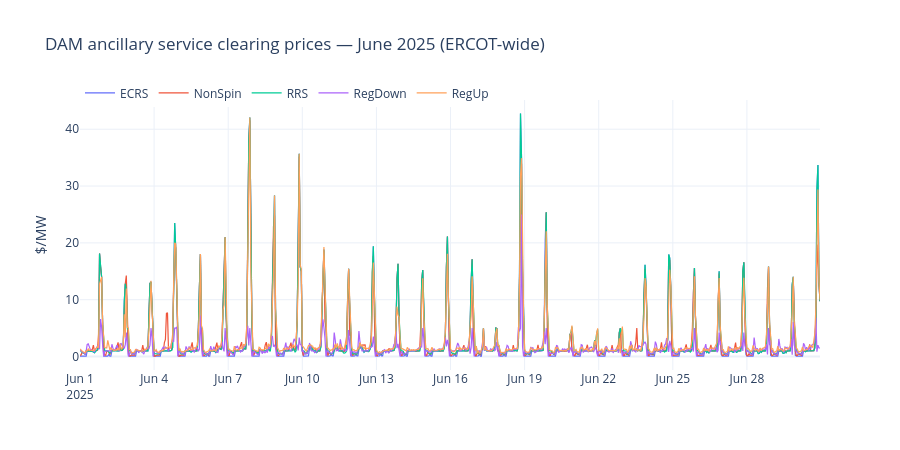

Notebook source saved alongside this figure:
### Markdown cell above
## 3. Ancillary service clearing prices (DAM)

RegUp/RegDown/RRS/ECRS/NonSpin — capacity clearing prices from the Day-Ahead Market. This month is pre-RTC+B, so these are the *only* AS revenue stream available to a real-time resource; there's no real-time AS co-optimization yet (see [ADR 0003](../docs/adr/0003-rtcb-regime-as-first-class-dimension.md)).

### Code cell
as_prices = con.execute(
    "SELECT interval_start, product, mcpc_usd_per_mwh FROM silver_dam_as_prices ORDER BY interval_start"
).df()

fig = go.Figure()
for product in sorted(as_prices["product"].unique()):
    sub = as_prices[as_prices["product"] == product]
    fig.add_trace(go.Scatter(x=sub["interval_start"], y=sub["mcpc_usd_per_mwh"],
                              name=product, line=dict(width=1.2)))
fig.update_layout(
    title="DAM ancillary service clearing prices — June 2025 (ERCOT-wide)",
    xaxis_title="", yaxis_title="$/MW", height=450, legend=dict(orientation="h", y=1.08),
)
fig.show()

### Figure 1 — Plotly figure (JSON) as saved in the notebook; plotly's stock layout.template omitted (floating-point values rounded to 4 significant figures; data arrays with more than 128 entries replaced by an {"elided": "..."} marker saying what was removed)
{"data": [{"line": {"width": 1.2}, "name": "ECRS", "type": "scatter", "x": {"elided": "720 str values"}, "y": {"elided": "720 float values"}}, {"line": {"width": 1.2}, "name": "NonSpin", "type": "scatter", "x": {"elided": "720 str values"}, "y": {"elided": "720 float values"}}, {"line": {"width": 1.2}, "name": "RRS", "type": "scatter", "x": {"elided": "720 str values"}, "y": {"elided": "720 float values"}}, {"line": {"width": 1.2}, "name": "RegDown", "type": "scatter", "x": {"elided": "720 str values"}, "y": {"elided": "720 float values"}}, {"line": {"width": 1.2}, "name": "RegUp", "type": "scatter", "x": {"elided": "720 str values"}, "y": {"elided": "720 float values"}}], "layout": {"height": 450, "legend": {"orientation": "h", "y": 1.08}, "title": {"text": "DAM ancillary service clearing prices — June 2025 (ERCOT-wide)"}, "xaxis": {"title": {"text": ""}}, "yaxis": {"title": {"text": "$/MW"}}}}
